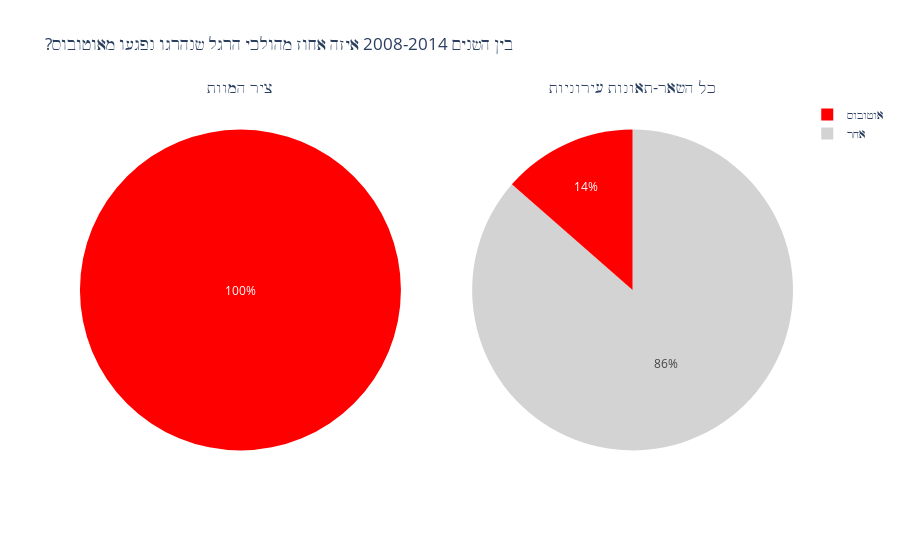

Source (notebook cell):
### Markdown cell above
## fatal

### Code cell
year_filter = 2014
piv_df = d_piv_fatal
rest_df = rest_fatal

fig = make_subplots(1, 2, specs=[[{'type':'domain'}, {'type':'domain'}]],
                    subplot_titles=['ציר המוות', 'כל השאר-תאונות עירוניות'])
    
piv_gb = piv_df[(piv_df['accident_year']<=year_filter)&
              (piv_df['injured_type_hebrew']=='הולך רגל')]['bus'].value_counts()

rest_gb = rest_df[(rest_df['accident_year']<=year_filter)&
                (rest_df['injured_type_hebrew']=='הולך רגל')]['bus'].value_counts()

piv_colors = ['red','lightgray']
rest_colors = ['lightgray','red']

text = list(((rest_gb.values/sum(rest_gb.values))*100).round())
for i,x in enumerate(text):
    text[i] = str(int(x))+'%'
    
fig.add_trace(go.Pie(labels=piv_gb.index.values, values=piv_gb.values,marker=dict(colors=piv_colors)), 1, 1)
fig.add_trace(go.Pie(labels=rest_gb.index.values, values=rest_gb.values,text=text,textinfo='text',marker=dict(colors=rest_colors)), 1, 2)
fig.update_layout(title_text='?בין השנים 2008-{} איזה אחוז מהולכי הרגל שנהרגו נפגעו מאוטובוס'.format(year_filter))  
fig.show()

### Figure 1 — Plotly figure (JSON) as saved in the notebook; plotly's stock layout.template omitted (floating-point values rounded to 4 significant figures)
{"data": [{"domain": {"x": [0, 0.45], "y": [0, 1]}, "labels": ["אוטובוס"], "marker": {"colors": ["red", "lightgray"]}, "type": "pie", "values": [12]}, {"domain": {"x": [0.55, 1], "y": [0, 1]}, "labels": ["אחר", "אוטובוס"], "marker": {"colors": ["lightgray", "red"]}, "text": ["86%", "14%"], "textinfo": "text", "type": "pie", "values": [440, 69]}], "layout": {"annotations": [{"font": {"size": 16}, "showarrow": false, "text": "ציר המוות", "x": 0.225, "xanchor": "center", "xref": "paper", "y": 1, "yanchor": "bottom", "yref": "paper"}, {"font": {"size": 16}, "showarrow": false, "text": "כל השאר-תאונות עירוניות", "x": 0.775, "xanchor": "center", "xref": "paper", "y": 1, "yanchor": "bottom", "yref": "paper"}], "title": {"text": "?בין השנים 2008-2014 איזה אחוז מהולכי הרגל שנהרגו נפגעו מאוטובוס"}}}
